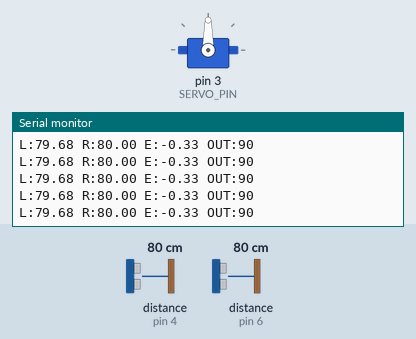
Recording of a sketch running on a simulated Arduino Uno, built with avr-gcc and run on an emulated ATmega328P. On the bench: servo, the last lines printed to the serial monitor. Wiring (inferred from the names in the program): 2 × ultrasonic range finder: trigger pin 5, echo pin 4 / trigger pin 7, echo pin 6. The test bench sets the inputs (shaded band); at power-on: distance to the obstacle (sensors on pin 4, pin 6) 80 cm. The echo pulse lasts 58.3 µs per cm.

Above: at 1.2 s.
1.3 s: distance to the obstacle (sensor on pin 4) set to 2 cm
At 1.31 s:
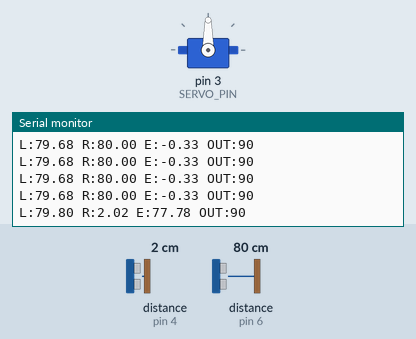
4.3 s: distance to the obstacle (sensor on pin 6) set to 4 cm
At 4.35 s:
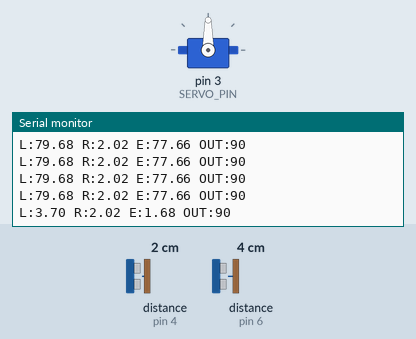
7.3 s: distance to the obstacle (sensor on pin 4) set to 9 cm
At 7.31 s:
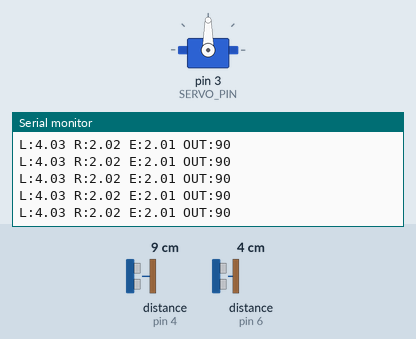
10.3 s: distance to the obstacle (sensor on pin 6) set to 120 cm
At 10.34 s:
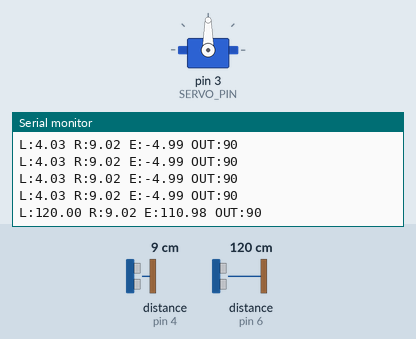
Timing chart, 0 to 13.3 s (numbered marks = the images above; inputs shaded):
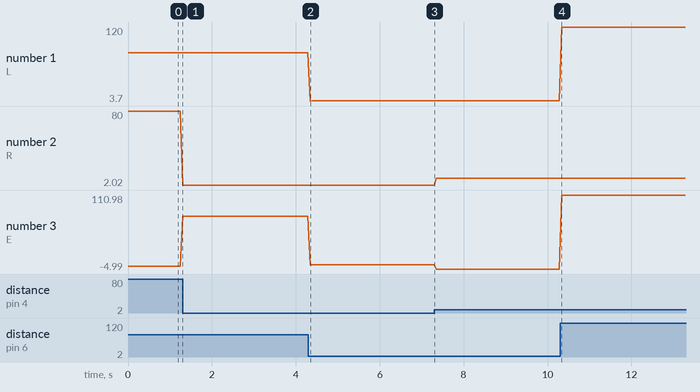

Measured:
- after the input at 1.3 s, the serial monitor: prints a new line at once (image 1)
- after the input at 4.3 s, the serial monitor: prints a new line at once (image 2)
- after the input at 10.3 s, the serial monitor: prints a new line at once (image 4)
- plotted number 1: 79.68 → 4.03 after the input at 4.3 s, 4.03 → 119.67 after the input at 10.3 s
- plotted number 2: 80 → 2.02 after the input at 1.3 s, 2.02 → 9.02 after the input at 7.3 s
- plotted number 3: -0.33 → 77.66 after the input at 1.3 s, 77.66 → 2.01 after the input at 4.3 s, 2.01 → -4.99 after the input at 7.3 s, -4.99 → 110.65 after the input at 10.3 s

The sketch:

Desaf_io_3_Template.ino
```cpp
// DESAFÍO 3 MECATRÓNICA

#include <Servo.h>

// === Pins ===
const int TRIG_LEFT = 7;
const int ECHO_LEFT = 6;
const int TRIG_RIGHT = 5;
const int ECHO_RIGHT = 4;
const int SERVO_PIN = 3;

// === PID Parameters ===
// Cambiar las constantes del sistema aquí
float Kp = 0.0;
float Ki = 0.0;
float Kd = 0.0;

// === PID Variables ===
float error = 0;
float previous_error = 0;
float integral = 0;

Servo beamServo;

// === Function to measure distance from HC-SR04 ===
float readDistance(int trigPin, int echoPin) {
  digitalWrite(trigPin, LOW);
  delayMicroseconds(2);
  digitalWrite(trigPin, HIGH);
  delayMicroseconds(10);
  digitalWrite(trigPin, LOW);

  long duration = pulseIn(echoPin, HIGH, 30000); // timeout 30ms
  float distance = duration * 0.0343 / 2.0;       // convert to cm
  return distance;
}

void setup() {
  Serial.begin(9600);

  // Setup pins
  pinMode(TRIG_LEFT, OUTPUT);
  pinMode(ECHO_LEFT, INPUT);
  pinMode(TRIG_RIGHT, OUTPUT);
  pinMode(ECHO_RIGHT, INPUT);

  beamServo.attach(SERVO_PIN);
  beamServo.write(90); // Neutral position (beam level)
}

void loop() {
  // Read distances
  float distLeft = readDistance(TRIG_LEFT, ECHO_LEFT);
  float distRight = readDistance(TRIG_RIGHT, ECHO_RIGHT);

  // Calculate error (positive = ball toward right)
  error = distLeft - distRight;

  // PID computations
  integral += error;
  float derivative = error - previous_error;
  float output = Kp * error + Ki * integral + Kd * derivative;

  // Save current error
  previous_error = error;

  // Map PID output to servo angle (bounded 70–110 degrees)
  int servoAngle = constrain(90 + output, 0, 180);
  beamServo.write(servoAngle);

  // Debug info
  Serial.print("L:"); Serial.print(distLeft);
  Serial.print(" R:"); Serial.print(distRight);
  Serial.print(" E:"); Serial.print(error);
  Serial.print(" OUT:"); Serial.println(servoAngle);

  delay(50); // Loop delay
}
```
